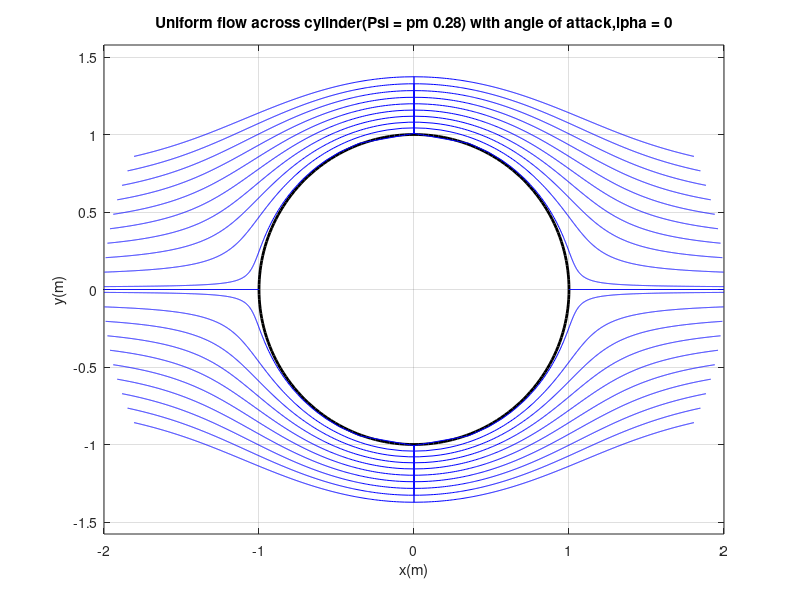

The MATLAB source for this figure:
%% C
clc
clear all
% A) Parameters
R = 1;                  % Radius of cylinder
x_c = -0.076;           % Center shift => x
y_c = 0;                % Center shift => y
shift = x_c + i*y_c;    % Center shift in imaginary form
lambda = 0.9;           % R - sqrt(x_c^2 - y_c^2)
psi=0.28;               % Given stream value
delta = 0.003;          % Tolerance

% Cylinder plot
cylinder = [];
for theta=-pi:pi/100:pi
    cylinder=[cylinder;R*cos(theta),R*sin(theta)];
end
plot(cylinder(:,1),cylinder(:,2),'LineWidth',2,'Color','k')
hold on
grid on
axis equal

% Stream function
xy_coor = [];

% At psi=0
for r=1:0.0005:2
    z = r+i*0;
    xy_coor=[xy_coor;r,r,-r,-r];
end

% At psi~=0
for a=0.05:0.25:2.5
    for r=1:0.0005:2
        psi_a = a*psi;
        
        % Basic angle derived from stream function
        theta_s = real(asin((psi_a.*r)./(r.^2 - 1))); 
        
        z_1 = r*cos(theta_s)+i*(r*sin(theta_s));
        z_2 = conj(z_1);
        z_3 = -z_1;
        z_4 = conj(-z_1);
        
        % Tolerance(Remove points within cylinder or aerofoil)
        if abs(r-R) <= delta
            z_1 = NaN;
            z_2 = NaN;
            z_3 = NaN;
            z_4 = NaN;
        end
        xy_coor = [xy_coor;z_1,z_2,z_3,z_4];       
    end
end

plot(real(xy_coor),imag(xy_coor),'b')
hold off
xlabel("x(m)")
ylabel("y(m)")
title("Uniform flow across cylinder(\Psi = \pm 0.28) with angle of attack,\alpha = 0")


